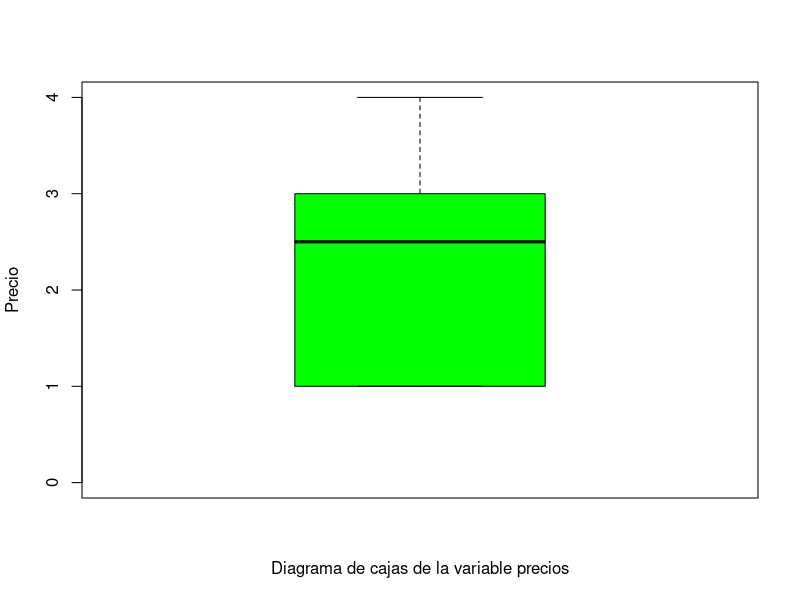

The R source for this figure:
## ---- chunk 1
knitr::opts_chunk$set(echo = TRUE)
## ---- chunk 2
paste('Hola')  
paste('mundo')
## ---- chunk 3
paste('Hola',  'mundo')
## ---- chunk 4
#vector precio que repita 4,2,1,3 las siguientes veces (1,5,10,14)

precios <- rep(c(4,2,1,3), c(1,5,10,14))

#crear ID #paste

id <- paste('id', c(1:30), sep = '-')

#crear el data frame

data <- data.frame(id, precios)

## ---- chunk 5
library(flextable)
library(officer)
library(tidyverse)

ftable <- flextable(data) %>%
  align(align = "center", part = "body") %>%
  align(align = "center", part = "header") 


ftable <- colformat_num(ftable, col_keys = c("id", "precios"), digits = 0)

ftable <- border_remove( ftable )

big_b <- fp_border(color="gray50", width = 2)
std_b <- fp_border(color="gray", style = "dashed")

ftable <- vline( ftable, border = std_b, part = "all" )
ftable <- vline_left( ftable, border = big_b, part = "all" )
ftable <- vline_right( ftable, border = big_b, part = "all" )

ftable <- hline( ftable, border = std_b )
ftable <- hline_bottom( ftable, border = big_b )
ftable <- hline_top( ftable, border = big_b, part = "all" )


ftable <- italic(ftable, j = 1)
ftable <- bg(ftable, bg = "#3c9c69", part = "header")
ftable <- bg(ftable, bg = "#d3ffce", part = "body")
ftable <- color(ftable, color = "white", part = "header")
ftable <- color(ftable, color = "black")
ftable <- bold(ftable, bold = TRUE)

ftable <- autofit(ftable)

ftable
## ---- chunk 6
boxplot(data$precios, main = '', xlab = 'Diagrama de cajas de la variable precios', ylab = 'Precio', ylim = c(0,4), mar = c(2,2,2,2), col = c("green"))
